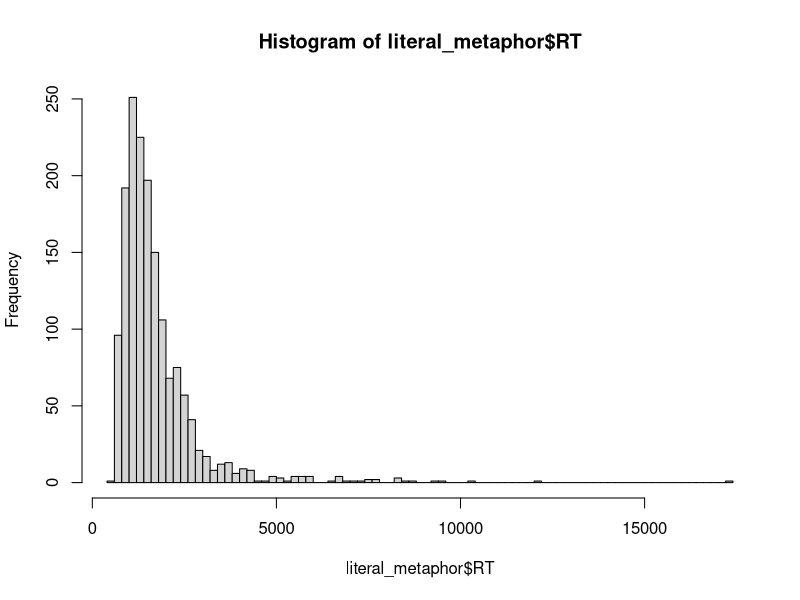
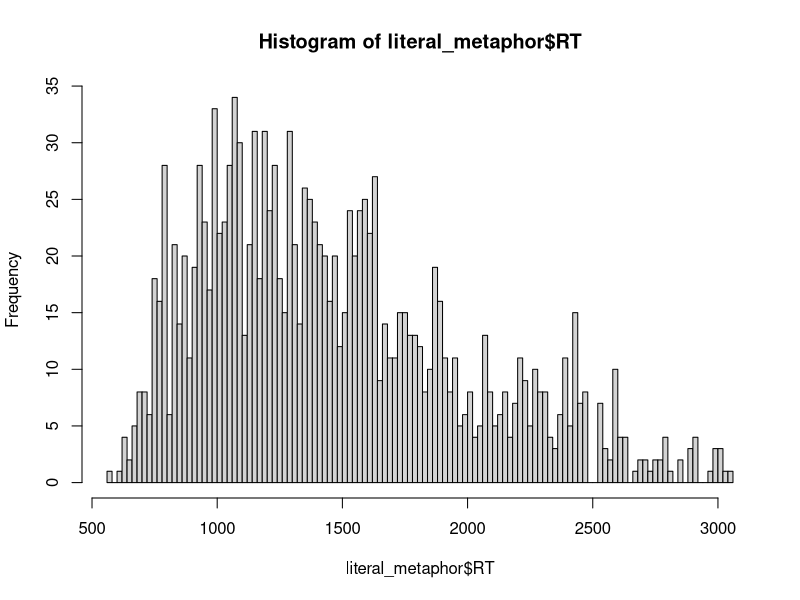
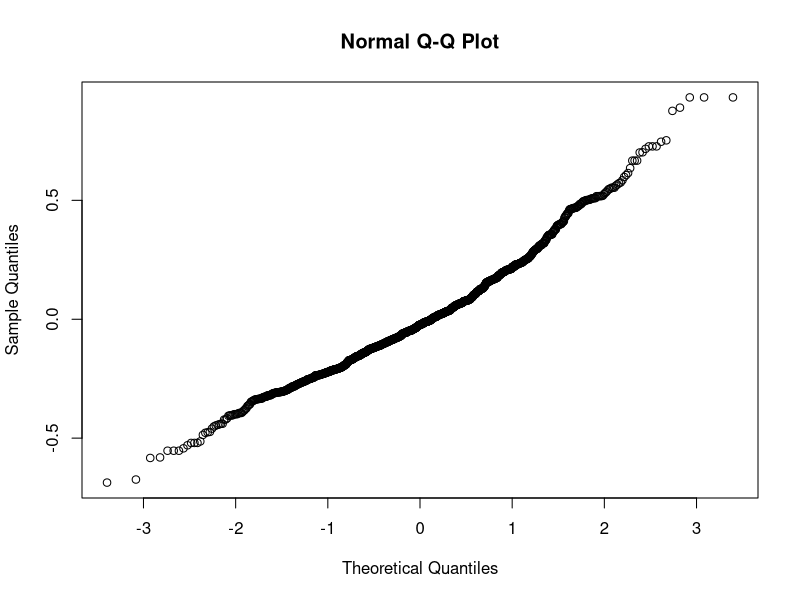
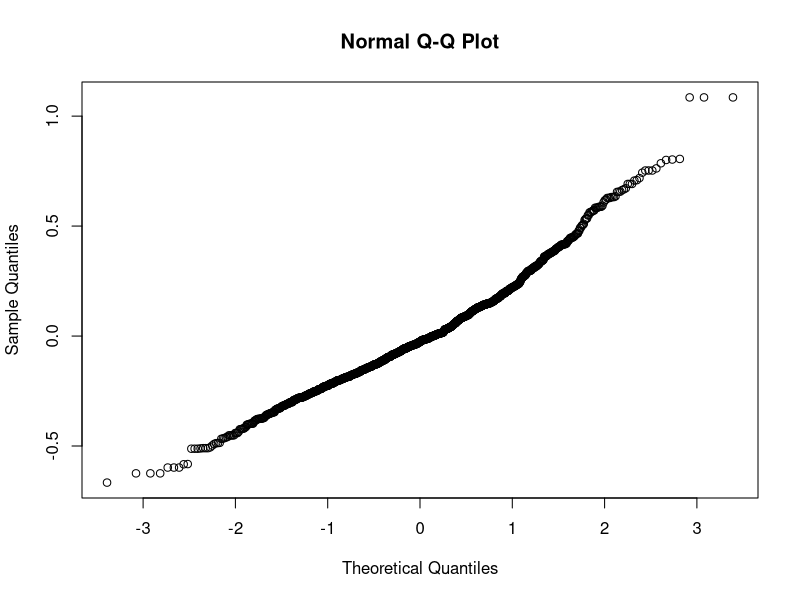

R code for these plots, in order: (Note: this script raises an error after producing the figures.)
setwd(dirname(rstudioapi::getActiveDocumentContext()$path))
library(tidyverse)
df <-read_csv('results.csv')
unique(df$Item)
participants <- read_csv('participants.csv')
participants <- participants[participants$errors_verbs <= 15, ]
participants <- c(participants$id)
df %>% 
  filter(RT < 20000,
         RT > 0,
         Correct >= 0) %>% 
  mutate(log_RT = log(RT)) ->
  filtered

filtered <- filtered[ filtered$id %in% participants, ]
library(dplyr)
filtered %>%
  mutate(Freq_Type = case_when(
    filtered$Type == 'lhm' ~ "high",
    filtered$Type == 'lhb' ~ "high",
    filtered$Type == 'hb' ~ "high",
    filtered$Type == 'hm' ~ "high",
    filtered$Type == 'llm' ~ "low",
    filtered$Type == 'llb' ~ "low",
    filtered$Type == 'lb' ~ "low",
    filtered$Type == 'lm' ~ "low",
  )) -> filtered

filtered %>%
  mutate(Type = case_when(
    filtered$Type == 'lhm' ~ "literal_m_v",
    filtered$Type == 'lhb' ~ "literal_b_v",
    filtered$Type == 'hb' ~ "bleaching_v",
    filtered$Type == 'hm' ~ "metaphor_v",
    filtered$Type == 'llm' ~ "literal_m_v",
    filtered$Type == 'llb' ~ "literal_b_v",
    filtered$Type == 'lb' ~ "bleaching_v",
    filtered$Type == 'lm' ~ "metaphor_v",
  )) -> filtered

filtered <- filtered[complete.cases(filtered), ]

literal_metaphor <- filtered[filtered$Type == 'literal_m_v' | filtered$Type == 'metaphor_v', ]
literal_bleaching <- filtered[filtered$Type == 'literal_b_v' | filtered$Type == 'bleaching_v', ]

hist(literal_metaphor$RT, breaks= 100)

literal_metaphor %>%
  filter(Freq_Type == 'high') -> high_literal_metaphor

literal_m_high <- high_literal_metaphor[high_literal_metaphor$Type == 'literal_m_v',]
literal_m_high <- 
  literal_m_high[literal_m_high$RT > (mean(literal_m_high$RT) - 2*sd(literal_m_high$RT)) & 
              literal_m_high$RT < (mean(literal_m_high$RT) + 2*sd(literal_m_high$RT)), ]


metaphor_high <- high_literal_metaphor[high_literal_metaphor$Type == 'metaphor_v',]
metaphor_high <- metaphor_high[metaphor_high$RT > (mean(metaphor_high$RT) - 2*sd(metaphor_high$RT)) & 
                                 metaphor_high$RT < (mean(metaphor_high$RT) + 2*sd(metaphor_high$RT)), ]


literal_metaphor %>%
  filter(Freq_Type == 'low') -> low_literal_metaphor

literal_m_low <- low_literal_metaphor[low_literal_metaphor$Type == 'literal_m_v',]
literal_m_low <- 
  literal_m_low[literal_m_low$RT > (mean(literal_m_low$RT) - 2*sd(literal_m_low$RT)) & 
                  literal_m_low$RT < (mean(literal_m_low$RT) + 2*sd(literal_m_low$RT)), ]


metaphor_low <- low_literal_metaphor[low_literal_metaphor$Type == 'metaphor_v',]
metaphor_low <- metaphor_low[metaphor_low$RT > (mean(metaphor_low$RT) - 2*sd(metaphor_low$RT)) & 
                              metaphor_low$RT < (mean(metaphor_low$RT) + 2*sd(metaphor_low$RT)), ]


low_m <- rbind(literal_m_low, metaphor_low)
low_m <- low_m[low_m$RT > (mean(low_m$RT) - 2*sd(low_m$RT)) & 
                 low_m$RT < (mean(low_m$RT) + 2*sd(low_m$RT)), ]

high_m <- rbind(literal_m_high, metaphor_high)
high_m <- high_m[high_m$RT > (mean(high_m$RT) - 2*sd(high_m$RT)) & 
                   high_m$RT < (mean(high_m$RT) + 2*sd(high_m$RT)), ]

literal_metaphor <- rbind(low_m, high_m)

hist(literal_metaphor$RT, breaks= 100)

unique(literal_metaphor$Item)
#####
literal_bleaching %>%
  filter(Freq_Type == 'high') -> high_literal_bleaching

literal_b_high <- high_literal_bleaching[high_literal_bleaching$Type == 'literal_b_v',]
literal_b_high <- 
 literal_b_high[literal_b_high$RT > (mean(literal_b_high$RT) - 2*sd(literal_b_high$RT)) & 
                   literal_b_high$RT < (mean(literal_b_high$RT) + 2*sd(literal_b_high$RT)), ]


bleaching_high <- high_literal_bleaching[high_literal_bleaching$Type == 'bleaching_v',]
bleaching_high <- bleaching_high[bleaching_high$RT > (mean(bleaching_high$RT) - 2*sd(bleaching_high$RT)) & 
                                   bleaching_high$RT < (mean(bleaching_high$RT) + 2*sd(bleaching_high$RT)), ]


literal_bleaching %>%
  filter(Freq_Type == 'low') -> low_literal_bleaching

literal_b_low <- low_literal_bleaching[low_literal_bleaching$Type == 'literal_b_v',]
literal_b_low <- 
  literal_b_low[literal_b_low$RT > (mean(literal_b_low$RT) - 2*sd(literal_b_low$RT)) & 
                  literal_b_low$RT < (mean(literal_b_low$RT) + 2*sd(literal_b_low$RT)), ]


bleaching_low <- low_literal_bleaching[low_literal_bleaching$Type == 'bleaching_v',]
bleaching_low <- bleaching_low[bleaching_low$RT > (mean(bleaching_low$RT) - 2*sd(bleaching_low$RT)) & 
                                 bleaching_low$RT < (mean(bleaching_low$RT) + 2*sd(bleaching_low$RT)), ]

low_b <- rbind(literal_b_low, bleaching_low)
low_b <- low_b[low_b$RT > (mean(low_b$RT) - 2*sd(low_b$RT)) & 
                 low_b$RT < (mean(low_b$RT) + 2*sd(low_b$RT)), ]

high_b <- rbind(literal_b_high, bleaching_high)
high_b <- high_b[high_b$RT > (mean(high_b$RT) - 2*sd(high_b$RT)) & 
                   high_b$RT < (mean(high_b$RT) + 2*sd(high_b$RT)), ]

literal_bleaching <- rbind(low_b, high_b)

##### code ALop
literal_metaphor$Type <- as.factor(literal_metaphor$Type)
literal_metaphor$Type <- relevel(literal_metaphor$Type, ref = "literal_m_v")
literal_metaphor$Freq_Type <- as.factor(literal_metaphor$Freq_Type)
contrasts(literal_metaphor$Freq_Type) <- contr.sum(2)
levels(literal_metaphor$Freq_Type)
levels(literal_metaphor$Type)

literal_metaphor$id <- as.factor(literal_metaphor$id)
literal_metaphor$Item <- as.factor(literal_metaphor$Item)

library(lme4)
library(lmerTest)

lime1 <- lmer(log_RT ~ Freq_Type/Type + 
                (1|id) + (1|Item), 
              data = literal_metaphor, REML = FALSE,
              control = lmerControl(optimizer = "bobyqa"))
qqnorm(residuals(lime1))
summary(lime1)


lime1_correct <- glmer(Correct ~ Freq_Type/Type + 
                         (1|id) + (1|Item), 
                       data = literal_metaphor, family = binomial,
                       control = glmerControl(optimizer = "bobyqa"))
summary(lime1_correct)


literal_bleaching$Type <- as.factor(literal_bleaching$Type)
literal_bleaching$Type <- relevel(literal_bleaching$Type, ref = "literal_b_v")

#literal_bleaching$Freq_Type <- ifelse(literal_bleaching$freq>500, 'high', 'low')
literal_bleaching$Freq_Type <- as.factor(literal_bleaching$Freq_Type)

contrasts(literal_bleaching$Freq_Type) <- contr.sum(2)
levels(literal_bleaching$Freq_Type)
levels(literal_bleaching$Type)

literal_bleaching$id <- as.factor(literal_bleaching$id)
literal_bleaching$Item <- as.factor(literal_bleaching$Item)

lime2 <- lmer(log_RT ~ Freq_Type/Type + 
                (1|id) + (1|Item), 
              data = literal_bleaching, REML = FALSE,
              control = lmerControl(optimizer = "bobyqa"))


qqnorm(residuals(lime2))
summary(lime2)

lime2_correct <- glmer(Correct ~ Freq_Type/Type + 
                         (1|id) + (1|Item), 
                       data = literal_bleaching, family = binomial,
                       control = glmerControl(optimizer = "bobyqa"))
summary(lime2_correct)
s
